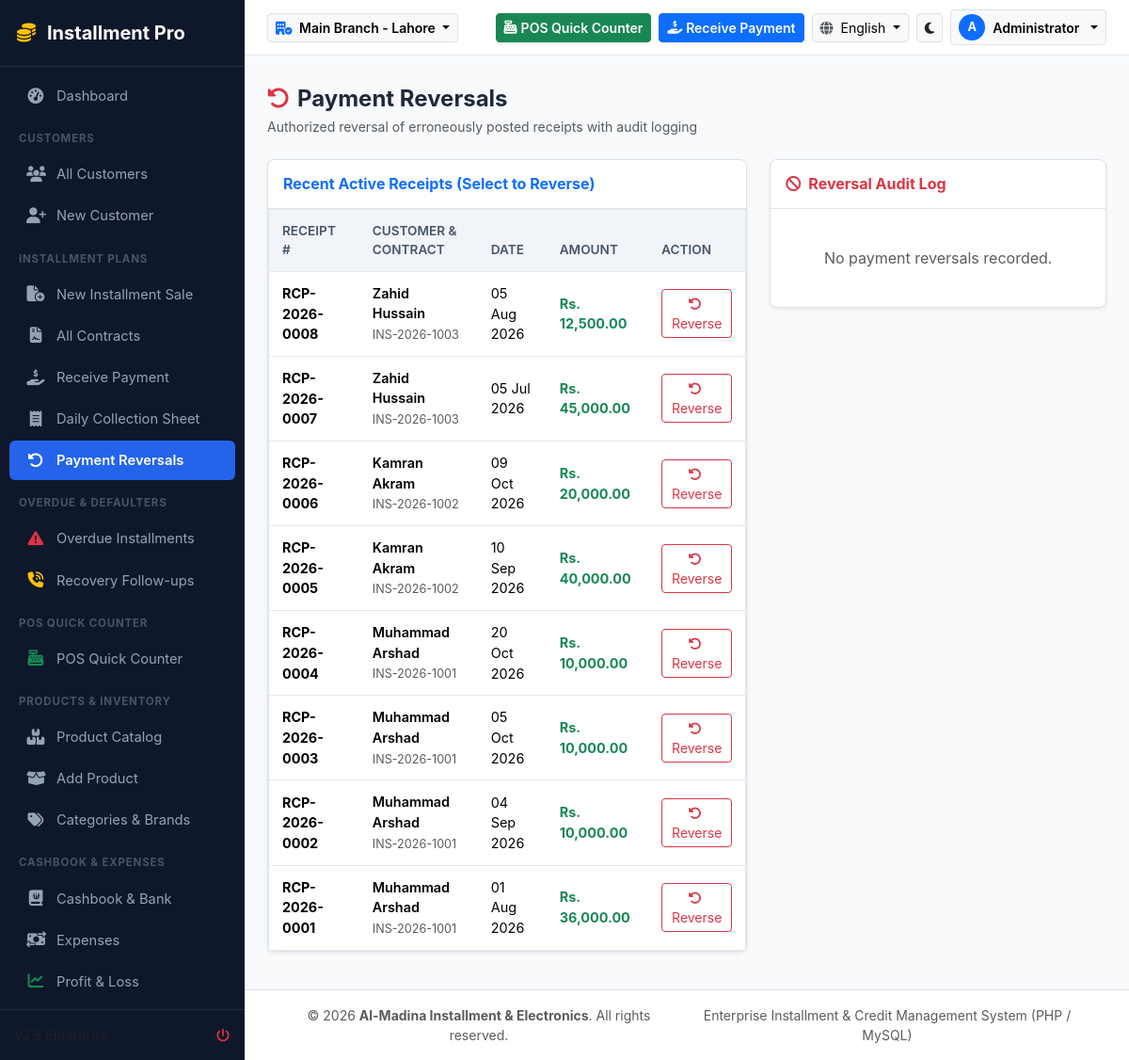
The page /collection/reversals.php (signed in) on the database its author committed.
### tables this page shows
CREATE TABLE IF NOT EXISTS `branches` (
    `id` INT AUTO_INCREMENT PRIMARY KEY,
    `branch_code` VARCHAR(20) NOT NULL UNIQUE,
    `name` VARCHAR(150) NOT NULL,
    `urdu_name` VARCHAR(150) NULL,
    `phone` VARCHAR(50) NULL,
    `address` TEXT NULL,
    `city` VARCHAR(100) DEFAULT 'Lahore',
    `is_active` TINYINT(1) DEFAULT 1,
    `created_at` TIMESTAMP DEFAULT CURRENT_TIMESTAMP
);

CREATE TABLE IF NOT EXISTS `payments` (
    `id` INT AUTO_INCREMENT PRIMARY KEY,
    `receipt_number` VARCHAR(50) NOT NULL UNIQUE,
    `branch_id` INT NOT NULL,
    `contract_id` INT NOT NULL,
    `customer_id` INT NOT NULL,
    `payment_date` DATE NOT NULL,
    `amount` DECIMAL(12,2) NOT NULL,
    `payment_method` ENUM('cash', 'bank_transfer', 'bank_deposit', 'cheque', 'jazzcash', 'easypaisa', 'other') DEFAULT 'cash',
    `bank_name` VARCHAR(100) NULL,
    `transaction_reference` VARCHAR(100) NULL,
    `collected_by` INT NULL,
    `remarks` TEXT NULL,
    `is_reversed` TINYINT(1) DEFAULT 0,
    `reversal_reason` TEXT NULL,
    `reversed_by` INT NULL,
    `reversed_at` DATETIME NULL,
    `created_at` TIMESTAMP DEFAULT CURRENT_TIMESTAMP,
    FOREIGN KEY (`contract_id`) REFERENCES `installment_contracts`(`id`),
    FOREIGN KEY (`customer_id`) REFERENCES `customers`(`id`),
    INDEX (`payment_date`),
    INDEX (`branch_id`)
);

CREATE TABLE IF NOT EXISTS `customers` (
    `id` INT AUTO_INCREMENT PRIMARY KEY,
    `branch_id` INT NOT NULL,
    `customer_code` VARCHAR(30) NOT NULL UNIQUE,
    `full_name` VARCHAR(150) NOT NULL,
    `father_husband_name` VARCHAR(150) NULL,
    `urdu_name` VARCHAR(150) NULL,
    `cnic` VARCHAR(30) NOT NULL,
    `phone` VARCHAR(30) NOT NULL,
    `whatsapp` VARCHAR(30) NULL,
    `alt_phone` VARCHAR(30) NULL,
    `email` VARCHAR(100) NULL,
    `current_address` TEXT NOT NULL,
    `permanent_address` TEXT NULL,
    `city` VARCHAR(100) DEFAULT 'Lahore',
    `occupation` VARCHAR(100) NULL,
    `employer_name` VARCHAR(150) NULL,
    `monthly_income` DECIMAL(12,2) DEFAULT 0.00,
    `credit_limit` DECIMAL(12,2) DEFAULT 200000.00,
    `category` ENUM('new', 'regular', 'premium', 'high_risk', 'defaulter', 'blacklisted') DEFAULT 'new',
    `status` ENUM('active', 'inactive', 'blacklisted') DEFAULT 'active',
    `photo` VARCHAR(255) NULL,
    `cnic_front` VARCHAR(255) NULL,
    `cnic_back` VARCHAR(255) NULL,
    `notes` TEXT NULL,
    `created_by` INT NULL,
    `created_at` TIMESTAMP DEFAULT CURRENT_TIMESTAMP,
    `updated_at` TIMESTAMP DEFAULT CURRENT_TIMESTAMP ON UPDATE CURRENT_TIMESTAMP,
    INDEX (`cnic`),
    INDEX (`phone`),
    INDEX (`branch_id`)
);

CREATE TABLE IF NOT EXISTS `installment_contracts` (
    `id` INT AUTO_INCREMENT PRIMARY KEY,
    `contract_number` VARCHAR(50) NOT NULL UNIQUE,
    `branch_id` INT NOT NULL,
    `customer_id` INT NOT NULL,
    `salesperson_id` INT NULL,
    `collection_officer_id` INT NULL,
    `sale_date` DATE NOT NULL,
    `delivery_date` DATE NULL,
    `cash_price_total` DECIMAL(12,2) NOT NULL DEFAULT 0.00,
    `installment_price_total` DECIMAL(12,2) NOT NULL DEFAULT 0.00,
    `discount_amount` DECIMAL(12,2) DEFAULT 0.00,
    `down_payment` DECIMAL(12,2) NOT NULL DEFAULT 0.00,
    `financed_amount` DECIMAL(12,2) NOT NULL DEFAULT 0.00,  
    `total_payable` DECIMAL(12,2) NOT NULL DEFAULT 0.00,    
    `total_paid` DECIMAL(12,2) NOT NULL DEFAULT 0.00,       
    `balance_amount` DECIMAL(12,2) NOT NULL DEFAULT 0.00,   
    `installment_count` INT NOT NULL,
    `frequency` ENUM('daily', 'weekly', 'biweekly', 'monthly', 'quarterly', 'custom') DEFAULT 'monthly',
    `installment_amount` DECIMAL(12,2) NOT NULL DEFAULT 0.00,
    `first_due_date` DATE NOT NULL,
    `final_due_date` DATE NOT NULL,
    `status` ENUM('draft', 'active', 'completed', 'overdue', 'defaulted', 'cancelled', 'settled') DEFAULT 'active',
    `notes` TEXT NULL,
    `terms_agreed` TINYINT(1) DEFAULT 1,
    `created_by` INT NULL,
    `created_at` TIMESTAMP DEFAULT CURRENT_TIMESTAMP,
    `updated_at` TIMESTAMP DEFAULT CURRENT_TIMESTAMP ON UPDATE CURRENT_TIMESTAMP,
    FOREIGN KEY (`customer_id`) REFERENCES `customers`(`id`),
    FOREIGN KEY (`branch_id`) REFERENCES `branches`(`id`)
);

### config/lang.php (called while the page is built, shortened)
<?php
function current_lang(): string {
    return $_SESSION['app_lang'] ?? 'en';
}
function is_rtl(): bool {
    return current_lang() === 'ur';
}
function __($key): string {
    $lang = current_lang();
    return $GLOBALS['LANG'][$lang][$key] ?? $GLOBALS['LANG']['en'][$key] ?? $key;
}

### config/auth.php (called while the page is built, shortened)
<?php
function is_logged_in(): bool {
    $userId = $_SESSION['installment_user_id'] ?? $_SESSION['user_id'] ?? null;
    return !empty($userId);
}
function current_user(): ?array {
    $userId = (int)($_SESSION['installment_user_id'] ?? $_SESSION['user_id'] ?? 0);
    return [
        'id' => $_SESSION['installment_user_id'] ?? $_SESSION['user_id'] ?? $userId,
        'username' => $_SESSION['username'] ?? 'User',
        'full_name' => $_SESSION['full_name'] ?? 'User',
        'role_id' => $_SESSION['role_id'] ?? 1,
        'role_name' => $_SESSION['role_name'] ?? 'User',
        'branch_id' => $_SESSION['branch_id'] ?? 1,
        'permissions' => $_SESSION['permissions'] ?? []
    ];
}
function current_branch_id(): int {
    return (int)($_SESSION['active_branch_id'] ?? 1);
}

### config/db.php (called while the page is built, shortened)
<?php
class DB {
    private static ?PDO $instance = null;
    public static function getConnection(): PDO {
        if (self::$instance === null) {
            try {
                $dsn = "mysql:host=" . DB_HOST . ";port=" . DB_PORT . ";dbname=" . DB_NAME . ";charset=utf8mb4";
                self::$instance = new PDO($dsn, DB_USER, DB_PASS, [
                    PDO::ATTR_ERRMODE            => PDO::ERRMODE_EXCEPTION,
                    PDO::ATTR_DEFAULT_FETCH_MODE => PDO::FETCH_ASSOC,
                    PDO::ATTR_EMULATE_PREPARES   => false,
                    PDO::MYSQL_ATTR_INIT_COMMAND => "SET NAMES utf8mb4"
                ]);
            } catch (PDOException $e) {
                die("Database Connection Error: " . htmlspecialchars($e->getMessage()) . "<br>Please ensure MySQL is running on port " . DB_PORT . " and run <a href='" . BASE_URL . "/setup.php'>setup.php</a>");
            }
        }
        return self::$instance;
    }
    public static function query(string $sql, array $params = []): PDOStatement {
        $stmt = self::getConnection()->prepare($sql);
        $stmt->execute($params);
        return $stmt;
    }
    public static function fetch(string $sql, array $params = []): ?array {
        $result = self::query($sql, $params)->fetch();
        return $result ?: null;
    }
    public static function fetchAll(string $sql, array $params = []): array {
        return self::query($sql, $params)->fetchAll();
    }
}

### config/helpers.php (called while the page is built, shortened)
<?php
function format_currency(float|int|string|null $amount): string {
    $num = (float)($amount ?? 0);
    $curr = is_rtl() ? 'روپے ' : 'Rs. ';
    return $curr . number_format($num, 2);
}
function format_date(?string $date, string $format = 'd M Y'): string {
    $time = strtotime($date);
    return date($format, $time);
}

### collection/reversals.php (the view, shortened to what this page needs)
<?php
require_once __DIR__ . '/../includes/header.php';
$branchId = current_branch_id();
$reversedList = DB::fetchAll("SELECT p.*, c.contract_number, cust.full_name as customer_name, u.full_name as rev_by
    FROM payments p
    JOIN installment_contracts c ON p.contract_id = c.id
    JOIN customers cust ON p.customer_id = cust.id
    LEFT JOIN users u ON p.reversed_by = u.id
    WHERE p.branch_id = ? AND p.is_reversed = 1
    ORDER BY p.reversed_at DESC", [$branchId]);
$activePayments = DB::fetchAll("SELECT p.*, c.contract_number, cust.full_name as customer_name
    FROM payments p
    JOIN installment_contracts c ON p.contract_id = c.id
    JOIN customers cust ON p.customer_id = cust.id
    WHERE p.branch_id = ? AND p.is_reversed = 0
    ORDER BY p.id DESC LIMIT 15", [$branchId]);
?>
<div class="d-flex justify-content-between align-items-center mb-4">
    <div>
        <h4 class="fw-bold mb-1"><i class="fa-solid fa-rotate-left text-danger me-2"></i><?= __('payment_reversals') ?></h4>
        <p class="text-muted small mb-0">Authorized reversal of erroneously posted receipts with audit logging</p>
    </div>
</div>
<div class="row g-4">
    <div class="col-lg-7">
        <div class="card border rounded-3 shadow-sm mb-4">
            <div class="card-header bg-transparent border-bottom py-3">
                <h6 class="fw-bold mb-0 text-primary">Recent Active Receipts (Select to Reverse)</h6>
            </div>
            <div class="table-responsive">
                <table class="table table-hover align-middle mb-0 table-custom small">
                    <thead>
                        <tr>
                            <th>Receipt #</th>
                            <th>Customer & Contract</th>
                            <th>Date</th>
                            <th>Amount</th>
                            <th>Action</th>
                        </tr>
                    </thead>
                    <tbody>
                        <?php foreach ($activePayments as $p): ?>
                        <tr>
                            <td class="fw-bold"><?= htmlspecialchars($p['receipt_number']) ?></td>
                            <td>
                                <div class="fw-semibold"><?= htmlspecialchars($p['customer_name']) ?></div>
                                <small class="text-muted"><?= htmlspecialchars($p['contract_number']) ?></small>
                            </td>
                            <td><?= format_date($p['payment_date']) ?></td>
                            <td class="fw-bold text-success"><?= format_currency($p['amount']) ?></td>
                            <td>
                                <button type="button" class="btn btn-sm btn-outline-danger"
                                    onclick="openReverseModal('<?= $p['id'] ?>', '<?= htmlspecialchars($p['receipt_number']) ?>', '<?= format_currency($p['amount']) ?>')">
                                    <i class="fa-solid fa-rotate-left me-1"></i> Reverse
                                </button>
                            </td>
                        </tr>
                        <?php endforeach; ?>
                    </tbody>
                </table>
            </div>
        </div>
    </div>
    <div class="col-lg-5">
        <div class="card border rounded-3 shadow-sm">
            <div class="card-header bg-transparent border-bottom py-3">
                <h6 class="fw-bold mb-0 text-danger"><i class="fa-solid fa-ban me-2"></i>Reversal Audit Log</h6>
            </div>
            <div class="card-body p-3">
                <?php if (empty($reversedList)): ?>
                    <p class="text-muted text-center py-4 mb-0">No payment reversals recorded.</p>
                <?php endif; ?>
            </div>
        </div>
    </div>
</div>
<?php require_once __DIR__ . '/../includes/footer.php'; ?>

### includes/header.php (shortened to what this page needs)
<?php
$currentUser = current_user();
$activeBranchId = current_branch_id();
$branches = DB::fetchAll("SELECT * FROM branches WHERE is_active = 1 ORDER BY id ASC");
$activeBranch = DB::fetch("SELECT * FROM branches WHERE id = ?", [$activeBranchId]) ?? ($branches[0] ?? ['name' => 'Main Branch']);
$themeMode = $_SESSION['theme_mode'] ?? 'light';
$lang = current_lang();
$isRtl = is_rtl();
?>
<!DOCTYPE html>
<html lang="<?= $lang ?>" dir="<?= $isRtl ? 'rtl' : 'ltr' ?>" data-bs-theme="<?= $themeMode ?>">
<head>
    <link rel="stylesheet" href="https://cdn.jsdelivr.net/npm/bootstrap@5.3.2/dist/css/bootstrap.min.css">
    <link rel="stylesheet" href="https://cdnjs.cloudflare.com/ajax/libs/font-awesome/6.5.1/css/all.min.css">
    <link rel="stylesheet" href="<?= BASE_URL ?>/assets/css/custom.css">
</head>
<body dir="<?= $isRtl ? 'rtl' : 'ltr' ?>">
<div id="app-wrapper">
    <?php include __DIR__ . '/sidebar.php'; ?>
    <div id="main-content">
        <header class="top-navbar">
            <div class="d-flex align-items-center gap-3">
                <div class="dropdown">
                    <button class="btn btn-sm btn-light border dropdown-toggle fw-semibold" type="button" data-bs-override="true" data-bs-toggle="dropdown">
                        <i class="fa-solid fa-building-circle-check text-primary me-1"></i>
                        <?= htmlspecialchars($isRtl && !empty($activeBranch['urdu_name']) ? $activeBranch['urdu_name'] : $activeBranch['name']) ?>
                    </button>
                </div>
            </div>
            <div class="d-flex align-items-center gap-2">
                <a href="<?= BASE_URL ?>/pos/index.php" class="btn btn-sm btn-success fw-semibold d-none d-sm-inline-flex align-items-center gap-1 shadow-sm">
                    <i class="fa-solid fa-cash-register"></i> <?= __('pos') ?>
                </a>
                <a href="<?= BASE_URL ?>/collection/receive.php" class="btn btn-sm btn-primary fw-semibold d-none d-md-inline-flex align-items-center gap-1 shadow-sm">
                    <i class="fa-solid fa-hand-holding-dollar"></i> <?= __('receive_payment') ?>
                </a>
                <div class="dropdown">
                    <button class="btn btn-sm btn-light border dropdown-toggle" type="button" data-bs-toggle="dropdown">
                        <i class="fa-solid fa-globe text-muted me-1"></i>
                        <?= $lang === 'ur' ? 'اردو' : 'English' ?>
                    </button>
                </div>
                <a href="?theme=<?= $themeMode === 'light' ? 'dark' : 'light' ?>" class="btn btn-sm btn-light border" title="Toggle Light/Dark Theme">
                    <i class="fa-solid <?= $themeMode === 'light' ? 'fa-moon text-dark' : 'fa-sun text-warning' ?>"></i>
                </a>
                <div class="dropdown">
                    <button class="btn btn-sm btn-light border dropdown-toggle d-flex align-items-center gap-2" type="button" data-bs-toggle="dropdown">
                        <div class="bg-primary text-white rounded-circle d-flex align-items-center justify-content-center" style="width:28px;height:28px;font-size:0.8rem;font-weight:700;">
                            <?= strtoupper(substr($currentUser['username'] ?? 'U', 0, 1)) ?>
                        </div>
                        <span class="d-none d-md-inline fw-semibold"><?= htmlspecialchars($currentUser['full_name']) ?></span>
                    </button>
                </div>
            </div>
        </header>
        <div class="container-fluid pt-3 px-4">
        </div>
        <main class="flex-grow-1 px-4 py-3">

### assets/css/custom.css (style rules this page uses)
:root { --primary-color: #1e3a8a; --primary-hover: #172554; --secondary-color: #0d9488; --accent-color: #f59e0b; --bg-light: #f8fafc; --card-bg: #ffffff; --text-main: #1e293b; --text-muted: #64748b; --border-color: #e2e8f0; --sidebar-width: 260px; --sidebar-bg: #0f172a; --sidebar-text: #94a3b8; --sidebar-active: #2563eb; }
html, body { height: 100%; margin: 0; padding: 0; overflow: hidden; }
body { background-color: var(--bg-light); color: var(--text-main); font-family: -apple-system, BlinkMacSystemFont, "Segoe UI", Roboto, "Helvetica Neue", Arial, sans-serif; min-height: 100vh; display: flex; flex-direction: column; }
#app-wrapper { display: flex; height: 100vh; max-height: 100vh; width: 100%; overflow: hidden; }
#main-content { flex-grow: 1; height: 100vh; max-height: 100vh; display: flex; flex-direction: column; overflow-y: auto; overflow-x: hidden; }
.top-navbar { position: sticky; top: 0; z-index: 1020; background: var(--card-bg); border-bottom: 1px solid var(--border-color); padding: 10px 24px; display: flex; align-items: center; justify-content: space-between; flex-shrink: 0; }
.table-custom { background: var(--card-bg); border-radius: 10px; border: 1px solid var(--border-color); }
.table-responsive { min-height: 280px; overflow-x: auto; }
.table-custom thead th { background: #f1f5f9; color: #475569; font-weight: 600; font-size: 0.85rem; text-transform: uppercase; border-bottom: 1px solid var(--border-color); padding: 12px 14px; }
.table-custom tbody td { padding: 12px 14px; vertical-align: middle; font-size: 0.9rem; border-bottom: 1px solid var(--border-color); }

### rows shown on the page
branches: name "Main Branch - Lahore"
payments: receipt_number "RCP-2026-0008", customer.full_name "Zahid Hussain", contract.contract_number "INS-2026-1003", payment_date "05 Aug 2026", amount "Rs. 12,500.00"
payments: receipt_number "RCP-2026-0007", customer.full_name "Zahid Hussain", contract.contract_number "INS-2026-1003", payment_date "05 Jul 2026", amount "Rs. 45,000.00"
payments: receipt_number "RCP-2026-0006", customer.full_name "Kamran Akram", contract.contract_number "INS-2026-1002", payment_date "09 Oct 2026", amount "Rs. 20,000.00"
payments: receipt_number "RCP-2026-0005", customer.full_name "Kamran Akram", contract.contract_number "INS-2026-1002", payment_date "10 Sep 2026", amount "Rs. 40,000.00"
payments: receipt_number "RCP-2026-0004", customer.full_name "Muhammad Arshad", contract.contract_number "INS-2026-1001", payment_date "20 Oct 2026", amount "Rs. 10,000.00"
payments: receipt_number "RCP-2026-0003", customer.full_name "Muhammad Arshad", contract.contract_number "INS-2026-1001", payment_date "05 Oct 2026", amount "Rs. 10,000.00"
payments: receipt_number "RCP-2026-0002", customer.full_name "Muhammad Arshad", contract.contract_number "INS-2026-1001", payment_date "04 Sep 2026", amount "Rs. 10,000.00"
payments: receipt_number "RCP-2026-0001", customer.full_name "Muhammad Arshad", contract.contract_number "INS-2026-1001", payment_date "01 Aug 2026", amount "Rs. 36,000.00"

### other values the page prints
__('app_name') "Installment Pro"
__('dashboard') "Dashboard"
__('customers') "CUSTOMERS"
__('customer_list') "All Customers"
__('new_customer') "New Customer"
__('installment_plans') "INSTALLMENT PLANS"
__('new_contract') "New Installment Sale"
__('all_contracts') "All Contracts"
__('receive_payment') "Receive Payment"
__('daily_collection') "Daily Collection Sheet"
__('payment_reversals') "Payment Reversals"
__('defaulters') "OVERDUE & DEFAULTERS"
__('overdue_list') "Overdue Installments"
__('followups') "Recovery Follow-ups"
__('pos') "POS QUICK COUNTER"
